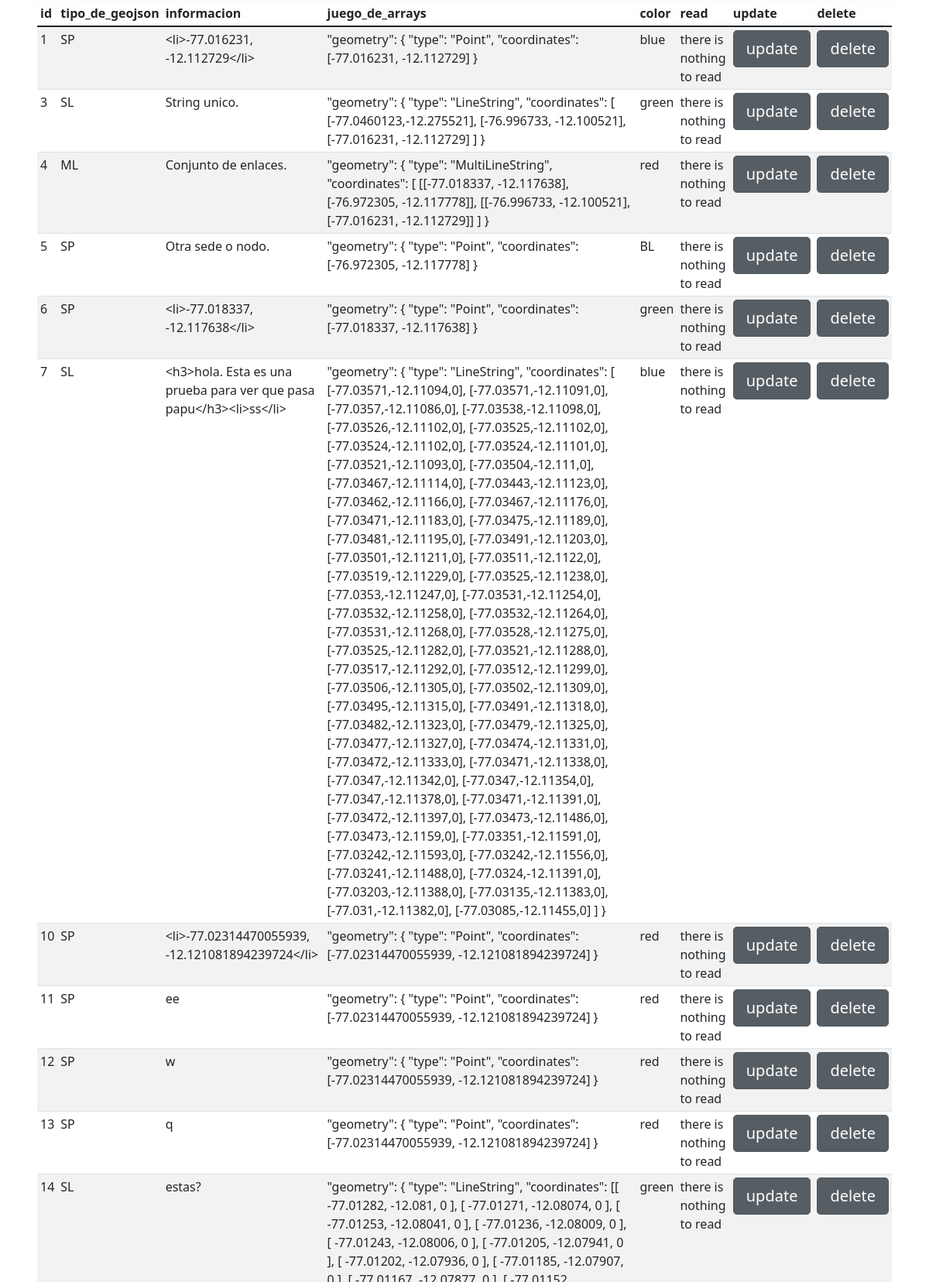
/polls/interfaceGeojsonList/ (middle part), run on an earlier commit of the app's database.
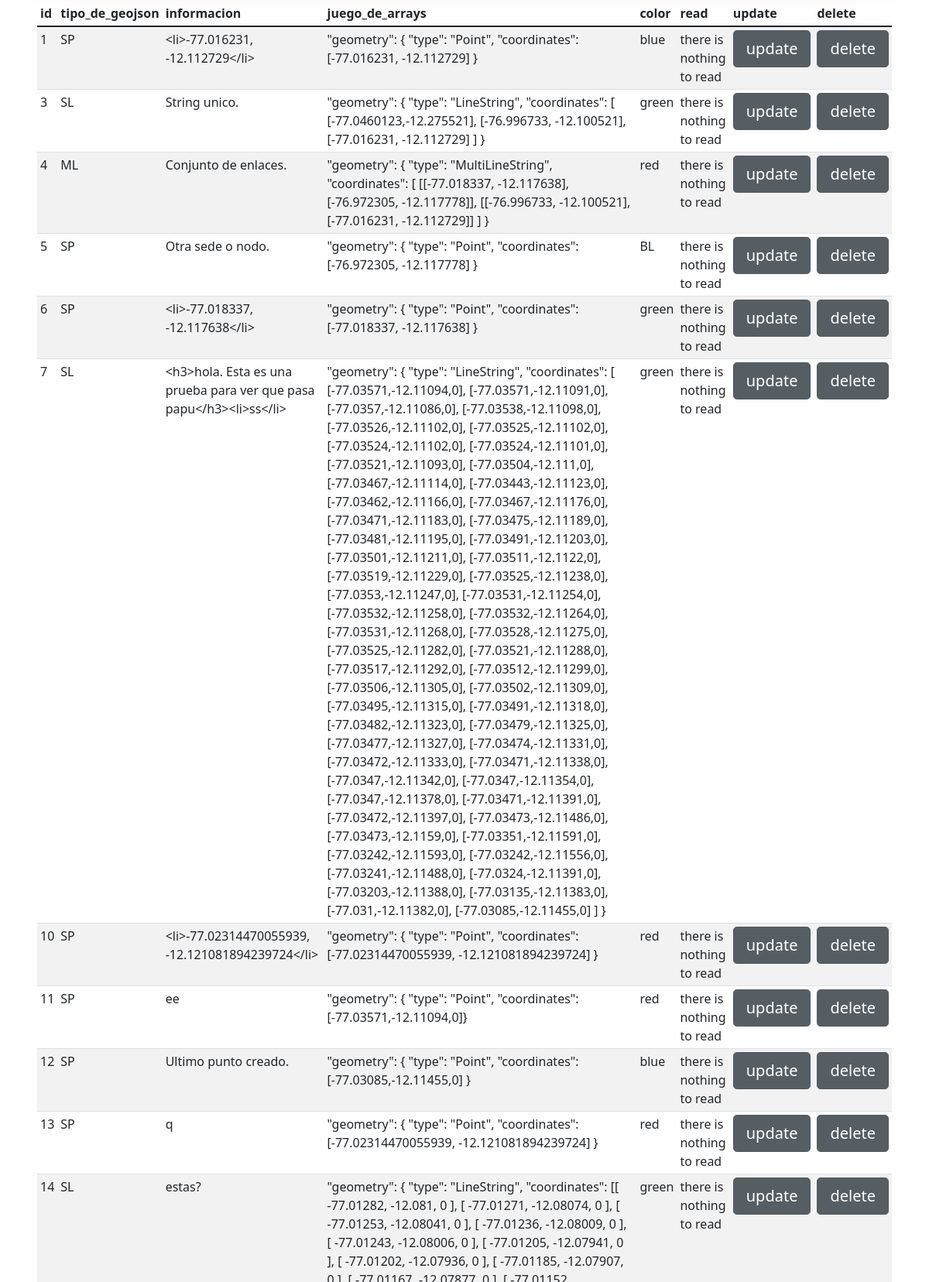
And on a later commit of the database.
### polls/models.py (models this page shows, shortened)
class InterfaceGeojson(models.Model):
    tipo_de_geojson = models.CharField(
        max_length=2,
        choices=[
            ('SP', 'Point'),
            ('MP', 'MultiPoint'),
            ('SL', 'LineString'),
            ('ML', 'MultiLineString'),
            ('SG', 'Polygon'),
            ('MG', 'MultiPolygon'),
            ('GC', 'GeometryCollection'),
        ],
        default='SP',)
    informacion = models.TextField(default='')
    juego_de_arrays = models.TextField(default='')
    color = models.CharField(
        max_length=6,
        choices=[
            ('red', 'red'),
            ('green', 'green'),
            ('blue', 'blue'),
            ('yellow', 'yellow'),
        ],
        default='RE',)

### polls/views.py (the view)
# urls.py: path('interfaceGeojsonList/', views.InterfaceGeojsonListView.as_view(), name='interfaceGeojsonList'),
class InterfaceGeojsonListView(ListView):
    model = InterfaceGeojson
    paginate_by = 100  # if pagination is desired
    template_name = 'polls/interfaceGeojsonList.html'

### polls/templates/polls/interfaceGeojsonList.html (shortened to what this page needs)
{% extends "list.html" %}
{% load static %}
{% block bloque_1 %}
<div class="p-5">
    <div class="table-responsive">
        <table class="table table-striped table-sm">
            <thead>
                <tr>
                    <th>id</th>
                    <th>tipo_de_geojson</th>
                    <th>informacion</th>
                    <th>juego_de_arrays</th>
                    <th>color</th>
                    <th>read</th>
                    <th>update</th>
                    <th>delete</th>
                </tr>
            </thead>
            <tbody>
                {% for article in object_list %}
                <tr>
                    <td>{{ article.id }}</td>
                    <td>{{ article.tipo_de_geojson }}</td>
                    <td>{{ article.informacion }}</td>
                    <td>{{ article.juego_de_arrays }}</td>
                    <td>{{ article.color }}</td>
                    <td>there is nothing to read</td>
                    <td><a href="{% url 'polls:interfaceGeojsonUpdate' article.id %}" class="btn btn-secondary btn-lg active" role="button" aria-pressed="true">update</a></td>
                    <td><a href="{% url 'polls:interfaceGeojsonDelete' article.id %}" class="btn btn-secondary btn-lg active" role="button" aria-pressed="true">delete</a></td>
                    {% empty %}
                    <li>Aun no se ha registrado algun proyecto.</li>
                    {% endfor %}
                </tr>
            </tbody>
        </table>
    </div>
</div>
{% endblock %}

What changed in the data, as far as the page shows it:
changed InterfaceGeojson "<h3>hola. Esta es una prueba para ver que pasa papu</h3><li>ss</li>": color "blue" → "green"
changed InterfaceGeojson "ee": juego_de_arrays "\"geometry\": { \"type\": \"Point\", \"coordinates\": [-77.02314470055939, -12.121081894239724] }" → "\"geometry\": { \"type\": \"Point\", \"coordinates\": [-77.03571,-12.11094,0]}"
changed InterfaceGeojson id 12: informacion "w" → "Ultimo punto creado."; juego_de_arrays "\"geometry\": { \"type\": \"Point\", \"coordinates\": [-77.02314470055939, -12.121081894239724] }" → "\"geometry\": { \"type\": \"Point\", \"coordinates\": [-77.03085,-12.11455,0] }"; color "red" → "blue"
